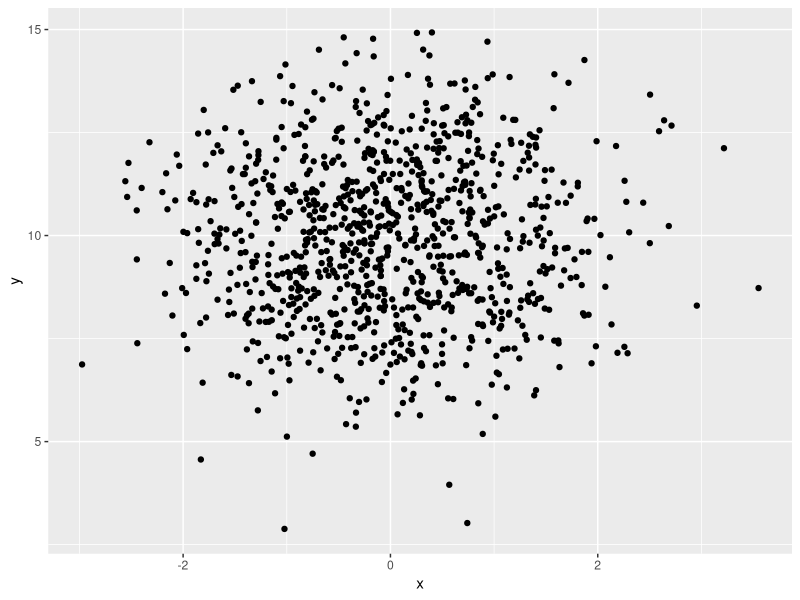

The R source for this figure:
library(ggplot2)

d <- data.frame(
  id = 1:1000,
  x = rnorm(1000, mean = 0, sd = 1),
  y = rnorm(1000, mean = 10, sd = 2),
  color = sample(c('red', 'blue', size = 1000, replace = TRUE))
)

ggplot(data = d, aes(x=x, y=y)) + 
  geom_point()

mod <- lm(y ~ x, data = d)

# https://cran.r-project.org/web/views/ - Find common libraries

install.packages("zoo")
library(zoo)